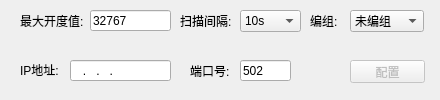
<?xml version="1.0" encoding="UTF-8"?>
<ui version="4.0">
 <class>CMoteItem</class>
 <widget class="QWidget" name="CMoteItem">
  <property name="enabled">
   <bool>true</bool>
  </property>
  <property name="geometry">
   <rect>
    <x>0</x>
    <y>0</y>
    <width>440</width>
    <height>100</height>
   </rect>
  </property>
  <property name="windowTitle">
   <string>Form</string>
  </property>
  <widget class="QLabel" name="label_group">
   <property name="geometry">
    <rect>
     <x>310</x>
     <y>10</y>
     <width>41</width>
     <height>21</height>
    </rect>
   </property>
   <property name="text">
    <string>编组:</string>
   </property>
  </widget>
  <widget class="QLineEdit" name="lineEdit_ip">
   <property name="geometry">
    <rect>
     <x>70</x>
     <y>60</y>
     <width>101</width>
     <height>21</height>
    </rect>
   </property>
   <property name="inputMask">
    <string>000.000.000.000; </string>
   </property>
   <property name="text">
    <string>...</string>
   </property>
  </widget>
  <widget class="QLabel" name="label_open">
   <property name="geometry">
    <rect>
     <x>20</x>
     <y>10</y>
     <width>71</width>
     <height>21</height>
    </rect>
   </property>
   <property name="text">
    <string>最大开度值:</string>
   </property>
  </widget>
  <widget class="QComboBox" name="comboBox_group">
   <property name="geometry">
    <rect>
     <x>350</x>
     <y>10</y>
     <width>74</width>
     <height>22</height>
    </rect>
   </property>
   <property name="editable">
    <bool>false</bool>
   </property>
   <property name="modelColumn">
    <number>0</number>
   </property>
   <item>
    <property name="text">
     <string>未编组</string>
    </property>
   </item>
   <item>
    <property name="text">
     <string>编组1</string>
    </property>
   </item>
   <item>
    <property name="text">
     <string>编组2</string>
    </property>
   </item>
   <item>
    <property name="text">
     <string>编组3</string>
    </property>
   </item>
   <item>
    <property name="text">
     <string>编组4</string>
    </property>
   </item>
   <item>
    <property name="text">
     <string>编组5</string>
    </property>
   </item>
  </widget>
  <widget class="QLabel" name="label_interval">
   <property name="geometry">
    <rect>
     <x>180</x>
     <y>10</y>
     <width>54</width>
     <height>21</height>
    </rect>
   </property>
   <property name="text">
    <string>扫描间隔:</string>
   </property>
  </widget>
  <widget class="QLabel" name="label_port">
   <property name="geometry">
    <rect>
     <x>190</x>
     <y>60</y>
     <width>41</width>
     <height>21</height>
    </rect>
   </property>
   <property name="text">
    <string>端口号:</string>
   </property>
  </widget>
  <widget class="QLabel" name="label_ip">
   <property name="geometry">
    <rect>
     <x>20</x>
     <y>60</y>
     <width>41</width>
     <height>20</height>
    </rect>
   </property>
   <property name="text">
    <string>IP地址:</string>
   </property>
  </widget>
  <widget class="QLineEdit" name="lineEdit_port">
   <property name="geometry">
    <rect>
     <x>240</x>
     <y>60</y>
     <width>51</width>
     <height>21</height>
    </rect>
   </property>
   <property name="text">
    <string>502</string>
   </property>
  </widget>
  <widget class="QComboBox" name="comboBox_interval">
   <property name="geometry">
    <rect>
     <x>240</x>
     <y>10</y>
     <width>61</width>
     <height>22</height>
    </rect>
   </property>
   <property name="currentIndex">
    <number>2</number>
   </property>
   <item>
    <property name="text">
     <string>1s</string>
    </property>
   </item>
   <item>
    <property name="text">
     <string>5s</string>
    </property>
   </item>
   <item>
    <property name="text">
     <string>10s</string>
    </property>
   </item>
   <item>
    <property name="text">
     <string>30s</string>
    </property>
   </item>
   <item>
    <property name="text">
     <string>1min</string>
    </property>
   </item>
   <item>
    <property name="text">
     <string>5min</string>
    </property>
   </item>
   <item>
    <property name="text">
     <string>10min</string>
    </property>
   </item>
  </widget>
  <widget class="QPushButton" name="pushButton_config">
   <property name="enabled">
    <bool>false</bool>
   </property>
   <property name="geometry">
    <rect>
     <x>350</x>
     <y>60</y>
     <width>75</width>
     <height>23</height>
    </rect>
   </property>
   <property name="text">
    <string>配置</string>
   </property>
  </widget>
  <widget class="QLineEdit" name="lineEdit">
   <property name="geometry">
    <rect>
     <x>90</x>
     <y>10</y>
     <width>81</width>
     <height>21</height>
    </rect>
   </property>
   <property name="text">
    <string>32767</string>
   </property>
  </widget>
 </widget>
 <resources/>
 <connections/>
</ui>
